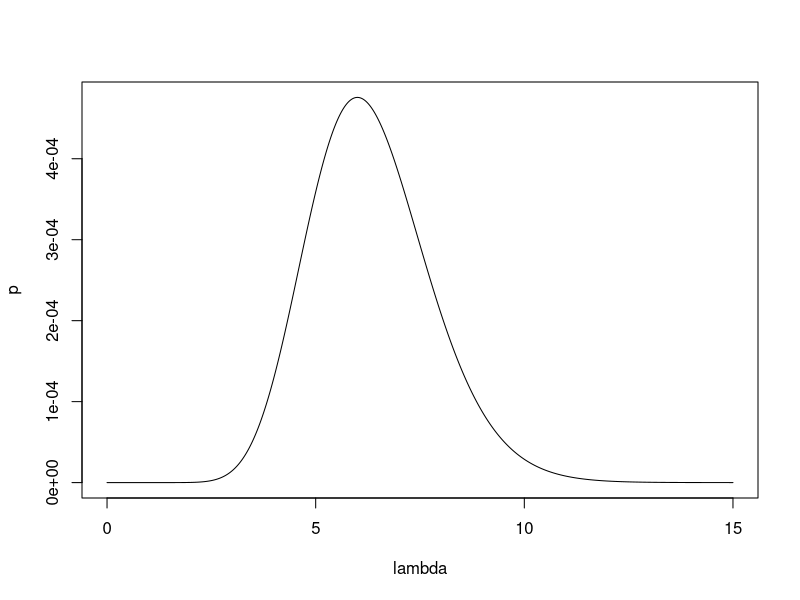
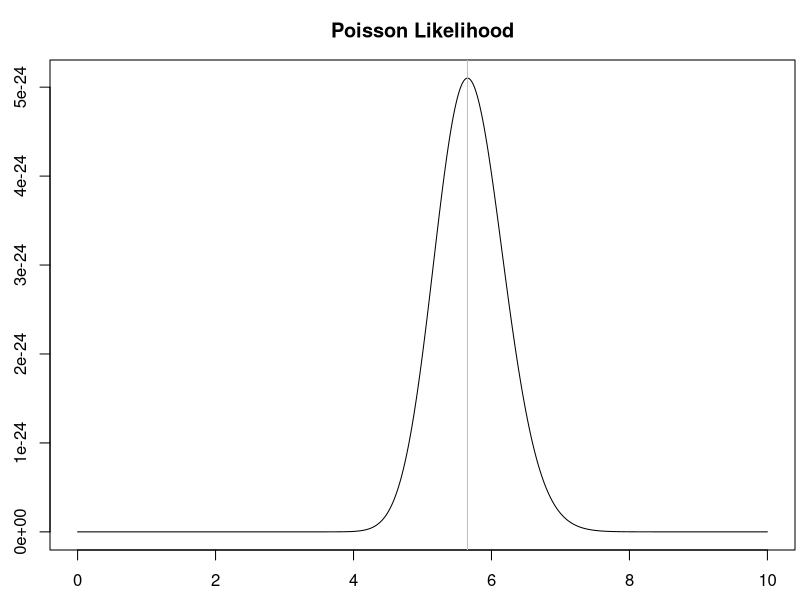
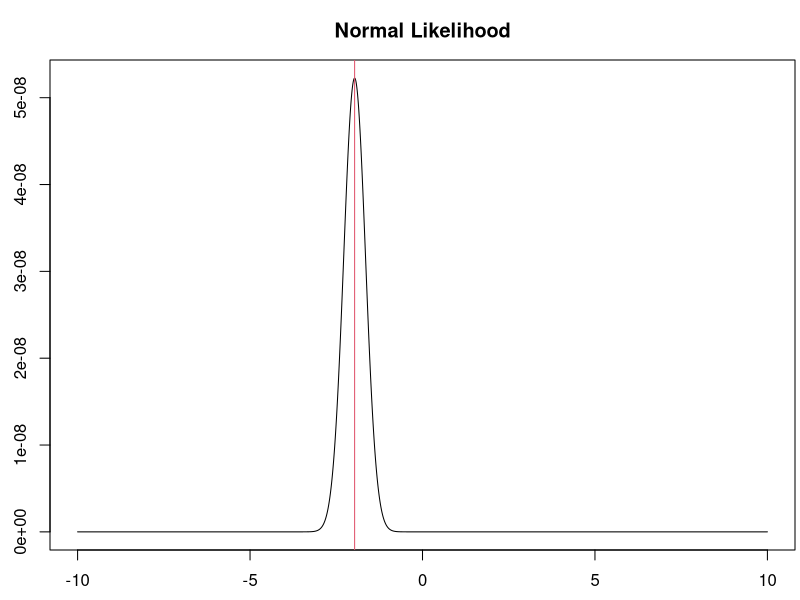
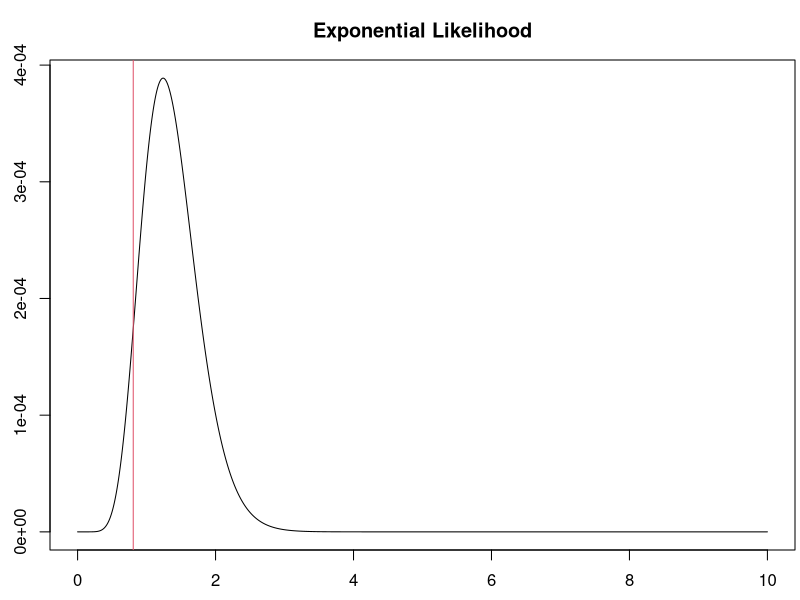

Recreate these plots in R, in order.
p.3v1 <- function(x,lambda=2){
  # each element of x must be a whole number
  prod((lambda^x/factorial(x))*exp(-lambda))
}


lambda <- seq(0,15,0.01)
x <- c(8,2,8)
p <- sapply(lambda, p.3v1, x = x)
plot(lambda,p,type='l')

mean(x)


###Define the distribution###
p <- function(x,lambda=1){
  # x must be a whole number
  (lambda^x/factorial(x))*exp(-lambda)
}

###Define the likelihood function###
LP <- function(lambda,x){
  # The element of x must be a whole numbers.
  prod(p(x,lambda))
}

###Possible Parameter Values###
lambda <- seq(0,10,0.001)

###Data###
# Florida Hurricane Data (2000-2022)
data <- c(4,4,8,8,6,8,2,8,8,4,8,6,4,3,2,4,6,7,4,7,13,3,3)

#Here we calculate the output from the likelihood function given the observed data.
y <- sapply(lambda,FUN=LP,x=data)

#We plot the likelihood function.
par(mar=c(2.5,2.5,3,0.25))
plot(lambda,y,type='l',main='Poisson Likelihood')
abline(v=mean(data),col='gray')
mean(data)


###Define the distribution###
f3 <- function(x,mu=0,s=1){
  (1/sqrt(2*pi*s^2))*exp(-(x-mu)^2/(2*s^2))
}

###Define the likelihood function###
# For simplicity, we'll assume sigma is 1.
LN <- function(mu,sigma=1,x){
  prod(f3(x,mu,sigma))
}

###Possible Parameter Values###
mu <- seq(-10,10,0.001)

###Data###
# Some more Simulated Data (This is data from a Normal random variable.)
data <- c(-3.77117676, -2.91429587, -2.02774901, -0.23984575, -1.41960740, -3.17490528, -3.21755276, -0.06442566, -1.92134953, -0.93160739)


#Here we calculate the output from the likelihood function given the observed data.
y <- sapply(mu,FUN=LN,x=data,sigma=1)

#We plot the likelihood function.
par(mar=c(2.5,2.5,3,0.25))
plot(mu,y,type='l',main='Normal Likelihood')
abline(v=mean(data),col=2)
mean(data)


###Define the distribution###
f2 <- function(x,lambda=1){
  # x and lambda must be positive
  lambda*exp(-lambda*x)
}

###Define the Likelihood function###
LE <- function(lambda,x){
  # The elements of x must be positive.
  prod(f2(x,lambda))
}

###Possible Parameter Values###
lambda <- seq(0,10,0.001)

###Data###
# Some Simulated Data (This is data from an Exponential random variable.)
data <- c(0.45729967, 0.47156107, 1.21461705, 0.20539769, 1.78975399, 0.09095850, 0.64675475, 1.60109333, 1.57752679, 0.01238945)

#Here we calculate the output from the likelihood function given the observed data.
y <- sapply(lambda,FUN=LE,x=data)

#We plot the likelihood function.
par(mar=c(2.5,2.5,3,0.25))
plot(lambda,y,type='l',main='Exponential Likelihood')
abline(v=mean(data),col=2)
mean(data)
